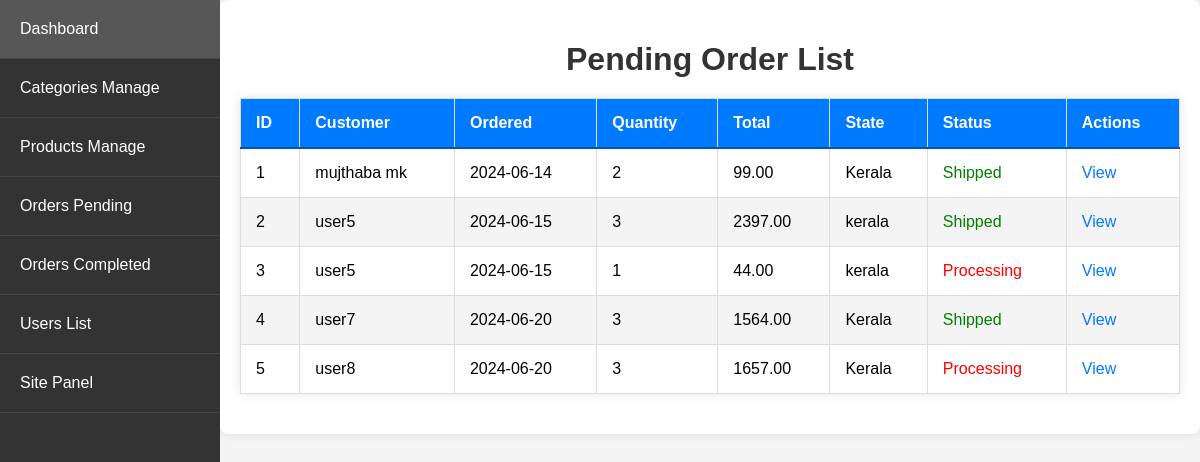
/admin_app/admin_app/orders/ (signed in), run on an earlier commit of the app's database.
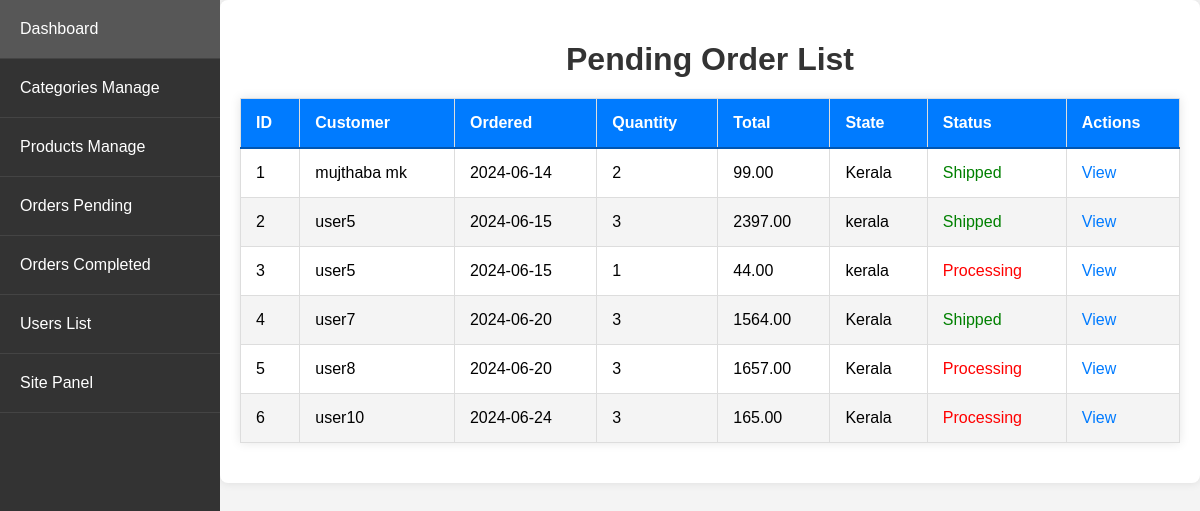
And on a later commit of the database.
### store/models.py (models this page shows, shortened)
class Order(models.Model):
    STATUS_CHOICES = [
        ('Processing', 'Processing'),
        ('Shipped', 'Shipped'),
        ('Delivered', 'Delivered')
    ]
    customer = models.ForeignKey(Customer, on_delete=models.SET_NULL, null=True, blank=True)
    date_ordered = models.DateTimeField(auto_now_add=True)
    complete = models.BooleanField(default=False)
    transaction_id = models.CharField(max_length=100, null=True)
    status = models.CharField(max_length=20, choices=STATUS_CHOICES, default='Processing')
    processing_time = models.DateTimeField(null=True, blank=True)
    shipped_time = models.DateTimeField(null=True, blank=True)
    delivered_time = models.DateTimeField(null=True, blank=True)
    @property
    def get_cart_total(self):
        orderitems = self.orderitem_set.all()
        total = sum([item.get_total for item in orderitems])
        return total
    @property
    def get_cart_items(self):
        orderitems = self.orderitem_set.all()
        total = sum([item.quantity for item in orderitems])
        return total

class Customer(models.Model):
    user = models.OneToOneField(User, null=True, blank=True, on_delete=models.CASCADE)
    name = models.CharField(max_length=200, null=True)
    email = models.CharField(max_length=200)

class OrderItem(models.Model):
    product = models.ForeignKey(Product, on_delete=models.SET_NULL, null=True)
    order = models.ForeignKey(Order, on_delete=models.SET_NULL, null=True)
    quantity = models.IntegerField(default=0, null=True, blank=True)
    date_added = models.DateTimeField(auto_now_add=True)
    price_at_purchase = models.DecimalField(max_digits=7, decimal_places=2, null=True, blank=True)
    @property
    def get_total(self):
        if self.price_at_purchase is None:
            self.price_at_purchase = self.product.new_price
        return self.price_at_purchase * self.quantity

class ShippingAddress(models.Model):
    customer = models.ForeignKey(Customer, on_delete=models.SET_NULL, null=True)
    order = models.ForeignKey(Order, on_delete=models.SET_NULL, null=True)
    number = models.CharField(max_length=12, null=False, blank=False)
    whatsapp = models.CharField(max_length=12, null=False, blank=False)
    address = models.CharField(max_length=200, null=False)
    city = models.CharField(max_length=200, null=False)
    state = models.CharField(max_length=200, null=False)
    zipcode = models.CharField(max_length=200, null=False)
    date_added = models.DateTimeField(auto_now_add=True)

### admin_app/views.py (the view)
# urls.py: path('admin_app/orders/', views.order_list, name='order_list'),
@login_required
@user_passes_test(is_admin)
def order_list(request):
    orders = Order.objects.filter(Q(complete=True) & ~Q(status='Delivered'))
    orders_with_details = []
    for order in orders:
        shipping_address = ShippingAddress.objects.filter(order=order).first()
        total_quantity = OrderItem.objects.filter(order=order).aggregate(Sum('quantity'))['quantity__sum']
        orders_with_details.append({
            'order': order,
            'state': shipping_address.state if shipping_address else 'N/A',
            'total_quantity': total_quantity or 0
        })
    return render(request, 'admin_app/order_list.html', {'orders_with_details': orders_with_details})

### admin_app/views.py (called while the page is built)
def is_admin(user):
    return user.is_superuser

### store/context_processors.py (called while the page is built)
def menu_link(request): # this function don't wanna call to work, it's defined in setting to work
    links_list = Category.objects.annotate(
        num_products=Count('product', filter=Q(product__active=True, product__stock__gt=0))
    ).filter(num_products__gt=0).order_by('name')  # Add an order_by clause here
    paginator3 = Paginator(links_list, 8)
    try:
        page = int(request.GET.get('page', '1'))
    except:
        page = 1
    try:
        links = paginator3.page(page)
    except (InvalidPage, EmptyPage):
        links = paginator3.page(paginator3.num_pages)
    return dict(links=links)

def cart_data(request):
    data = cartData(request)
    cartItems = data['cartItems']
    return dict(cartItems=cartItems)

### store/utils.py (called while the page is built, shortened)
def cartData(request):
	if request.user.is_authenticated:
		customer = request.user.customer
		order, created = Order.objects.get_or_create(customer=customer, complete=False)
		items = order.orderitem_set.all()
		cartItems = order.get_cart_items
		total_price_difference = 0
	return {'cartItems':cartItems ,'order':order, 'items':items, 'total_price_difference':total_price_difference}

### admin_app/templates/admin_app/order_list.html (shortened to what this page needs)
{% extends 'admin_app/base_admin.html' %}
{% block content %}
<h1>Pending Order List</h1>
<table>
    <thead>
        <tr>
            <th>ID</th>
            <th>Customer</th>
            <th>Ordered</th>
            <th>Quantity</th>
            <th>Total</th>
            <th>State</th>
            <th>Status</th>
            <th>Actions</th>
        </tr>
    </thead>
    <tbody>
        {% for order_detail in orders_with_details %}
        <tr>
            <td>{{ forloop.counter }}</td>
            <td>{{ order_detail.order.customer.name }}</td>
            <td>{{ order_detail.order.date_ordered|date:"Y-m-d" }}</td>
            <td>{{ order_detail.total_quantity }}</td>
            <td>{{ order_detail.order.get_cart_total }}</td>
            <td>{{ order_detail.state }}</td>
            <td class="{% if order_detail.order.status == 'Processing' %}status-processing{% elif order_detail.order.status == 'Shipped' %}status-shipped{% endif %}">
                {{ order_detail.order.status }}
            </td>
            <td>
                <a href="{% url 'admin_app:order_view' order_detail.order.pk %}">View</a>
            </td>
        </tr>
        {% endfor %}
    </tbody>
</table>
{% endblock %}

### admin_app/templates/admin_app/base_admin.html (shortened to what this page needs)
{% load static %}
<!DOCTYPE html>
<html lang="en">
<head>
    <link rel="stylesheet" href="{% static 'CSS/admin_dashboard.css' %}">
</head>
<body>
    <div class="wrapper">
        <ul class="sidebar">
            <li style="padding: 0px;"><a style="padding: 20px;" href="{% url 'admin_app:dashboard' %}">Dashboard</a></li>
            <li style="padding: 0px;"><a style="padding: 20px;" href="{% url 'admin_app:category_list' %}">Categories Manage</a></li>
            <li style="padding: 0px;"><a style="padding: 20px;" href="{% url 'admin_app:product_list' %}">Products Manage</a></li>
            <li style="padding: 0px;"><a style="padding: 20px;" href="{% url 'admin_app:order_list' %}">Orders Pending</a></li>
            <li style="padding: 0px;"><a style="padding: 20px;" href="{% url 'admin_app:order_compleated' %}">Orders Completed</a></li>
            <li style="padding: 0px;"><a style="padding: 20px;" href="{% url 'admin_app:users_list' %}">Users List</a></li>
            <li style="padding: 0px;"><a style="padding: 20px;" href="{% url 'store_app:allProdCat' %}">Site Panel</a></li>
        </ul>
        <div class="container">
            {% block content %}
            {% endblock %}
        </div>
    </div>
</body>
</html>

### static/CSS/admin_dashboard.css (style rules this page uses)
body { font-family: Arial, sans-serif; background-color: #f4f4f4; margin: 0; padding: 0; }
.wrapper { display: flex; }
.sidebar { width: 220px; background-color: #333; padding: 0; margin: 0; list-style: none; height: 100vh; position: fixed; top: 0; left: 0; overflow-y: auto; }
.sidebar li { border-bottom: 1px solid #444; }
.sidebar a { display: block; color: white; text-decoration: none; padding: 15px 20px; transition: background 0.3s; }
.container { margin-left: 220px; padding: 20px; width: calc(100% - 220px); box-sizing: border-box; background: #fff; box-shadow: 0 0 10px rgba(0, 0, 0, 0.1); border-radius: 8px; }
h1 { text-align: center; color: #333; margin-bottom: 20px; }
table { width: 100%; border-collapse: collapse; margin-bottom: 20px; box-shadow: 0 0 10px rgba(0, 0, 0, 0.1); }
thead { background: #007bff; color: #fff; }
thead th { padding: 15px; text-align: left; border-bottom: 2px solid #0056b3; }
tbody tr:nth-child(even) { background: #f4f4f4; }
td, th { padding: 15px; border: 1px solid #ddd; }
td a { color: #007bff; text-decoration: none; transition: color 0.3s; }

### admin_app/templates/admin_app/order_list.html (style rules this page uses)
.status-processing { color: red; }
.status-shipped { color: green; }

What changed in the data, as far as the page shows it:
added Order: order.customer.name "user10", order.date_ordered "2024-06-24", total_quantity "3", order.get_cart_total "165.00", state "Kerala", order.status "Processing"
